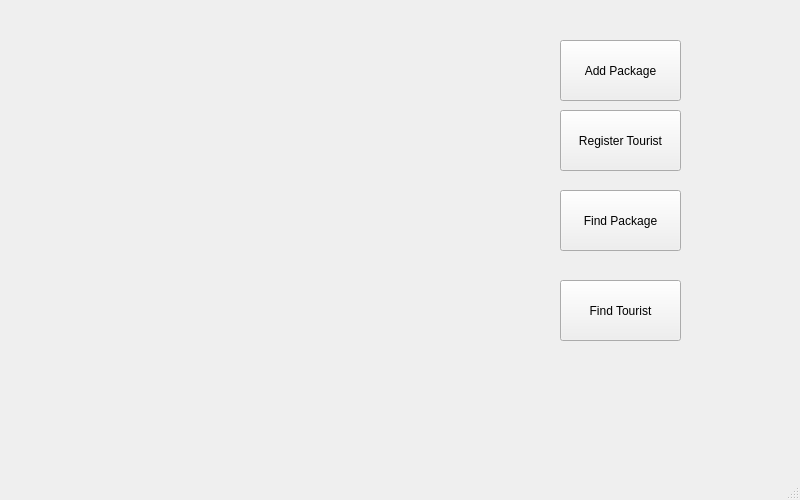
<?xml version="1.0" encoding="UTF-8"?>
<ui version="4.0">
 <class>MainWindow</class>
 <widget class="QMainWindow" name="MainWindow">
  <property name="geometry">
   <rect>
    <x>0</x>
    <y>0</y>
    <width>800</width>
    <height>500</height>
   </rect>
  </property>
  <property name="maximumSize">
   <size>
    <width>800</width>
    <height>500</height>
   </size>
  </property>
  <property name="windowTitle">
   <string>MyTouristManager 1.0</string>
  </property>
  <widget class="QWidget" name="centralwidget">
   <widget class="QPushButton" name="pushButton">
    <property name="geometry">
     <rect>
      <x>560</x>
      <y>40</y>
      <width>121</width>
      <height>61</height>
     </rect>
    </property>
    <property name="text">
     <string>Add Package</string>
    </property>
   </widget>
   <widget class="QPushButton" name="pushButton_2">
    <property name="geometry">
     <rect>
      <x>560</x>
      <y>110</y>
      <width>121</width>
      <height>61</height>
     </rect>
    </property>
    <property name="text">
     <string>Register Tourist</string>
    </property>
   </widget>
   <widget class="QPushButton" name="pushButton_3">
    <property name="geometry">
     <rect>
      <x>560</x>
      <y>190</y>
      <width>121</width>
      <height>61</height>
     </rect>
    </property>
    <property name="text">
     <string>Find Package</string>
    </property>
   </widget>
   <widget class="QPushButton" name="pushButton_4">
    <property name="geometry">
     <rect>
      <x>560</x>
      <y>280</y>
      <width>121</width>
      <height>61</height>
     </rect>
    </property>
    <property name="text">
     <string>Find Tourist</string>
    </property>
   </widget>
  </widget>
  <widget class="QMenuBar" name="menubar">
   <property name="geometry">
    <rect>
     <x>0</x>
     <y>0</y>
     <width>800</width>
     <height>23</height>
    </rect>
   </property>
  </widget>
  <widget class="QStatusBar" name="statusbar"/>
 </widget>
 <resources/>
 <connections/>
</ui>
